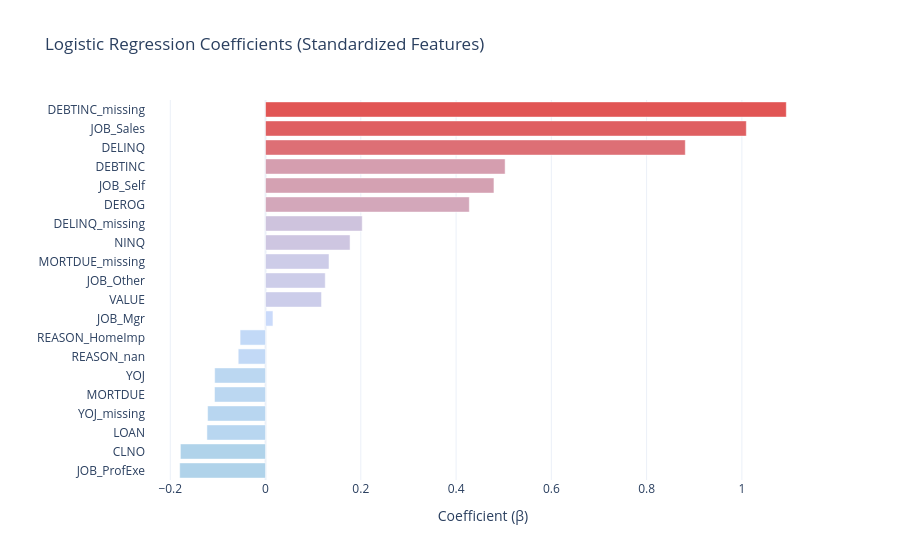

Notebook code cell kept with this figure:
### Markdown cell above
---
## 5. Coefficient Analysis

In logistic regression, coefficients have a direct interpretation: a one unit increase in feature $x_j$ changes the **log-odds** of default by $\beta_j$, or equivalently multiplies the **odds** by $e^{\beta_j}$.

### Code cell
# Coefficient chart
coef_df = pd.DataFrame({
    "feature": all_feature_names,
    "coefficient": lr_model.coef_[0],
    "odds_ratio": np.exp(lr_model.coef_[0]),
}).sort_values("coefficient", ascending=True)

fig_coef = px.bar(
    coef_df.tail(20), x="coefficient", y="feature", orientation="h",
    title="Logistic Regression Coefficients (Standardized Features)",
    color="coefficient",
    color_continuous_scale=[[0, COLORS["green"]], [0.5, COLORS["ice"]], [1, COLORS["red"]]],
    color_continuous_midpoint=0,
    height=max(400, len(coef_df.tail(20)) * 28),
)
fig_coef.update_layout(yaxis_title="", xaxis_title="Coefficient (β)", coloraxis_showscale=False)
fig_coef.show()
save_chart(fig_coef, MODEL_SLUG, "coefficients")

### Figure 1 — Plotly figure (JSON) as saved in the notebook; plotly's stock layout.template omitted (floating-point values rounded to 4 significant figures)
{"data": [{"hovertemplate": "coefficient=%{marker.color}<br>feature=%{y}<extra></extra>", "legendgroup": "", "marker": {"color": [-0.1802, -0.1788, -0.1231, -0.1216, -0.1071, -0.1068, -0.05738, -0.0534, 0.01556, 0.1175, 0.1253, 0.1332, 0.1774, 0.203, 0.4278, 0.4795, 0.503, 0.8812, 1.009, 1.093], "coloraxis": "coloraxis", "pattern": {"shape": ""}}, "name": "", "orientation": "h", "showlegend": false, "textposition": "auto", "type": "bar", "x": [-0.1802, -0.1788, -0.1231, -0.1216, -0.1071, -0.1068, -0.05738, -0.0534, 0.01556, 0.1175, 0.1253, 0.1332, 0.1774, 0.203, 0.4278, 0.4795, 0.503, 0.8812, 1.009, 1.093], "xaxis": "x", "y": ["JOB_ProfExe", "CLNO", "LOAN", "YOJ_missing", "MORTDUE", "YOJ", "REASON_nan", "REASON_HomeImp", "JOB_Mgr", "VALUE", "JOB_Other", "MORTDUE_missing", "NINQ", "DELINQ_missing", "DEROG", "JOB_Self", "DEBTINC", "DELINQ", "JOB_Sales", "DEBTINC_missing"], "yaxis": "y"}], "layout": {"barmode": "relative", "coloraxis": {"cmid": 0, "colorbar": {"title": {"text": "coefficient"}}, "colorscale": [[0, "#2CA58D"], [0.5, "#CADCFC"], [1, "#E15554"]], "showscale": false}, "height": 560, "legend": {"tracegroupgap": 0}, "title": {"text": "Logistic Regression Coefficients (Standardized Features)"}, "xaxis": {"anchor": "y", "domain": [0, 1], "title": {"text": "Coefficient (β)"}}, "yaxis": {"anchor": "x", "domain": [0, 1], "title": {"text": ""}}}}
